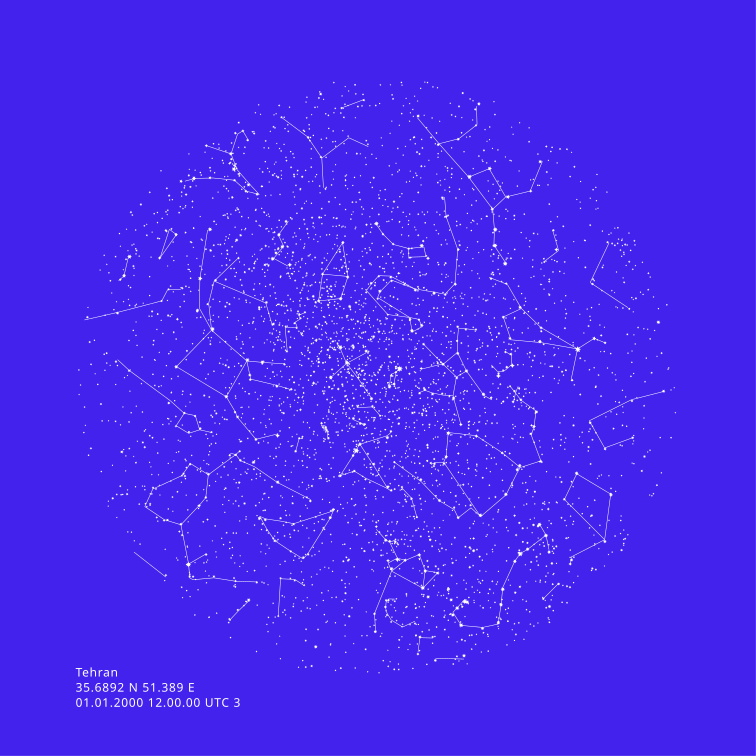

The Python source for this figure:
import os
import svgwrite
import random
import math
import argparse

PATH = os.path.dirname(os.path.abspath(__file__))
############ DEFAULT VALUES AND CONSTS ####################################

font_style = "font-size:12px; letter-spacing:0.7px; font-family:sans-serif; stroke-width:4;"
font_style2 = "font-size:8px; letter-spacing:autopx; font-family:sans-serif; stroke-width:1;"
font_style3 = "font-size:36px; letter-spacing:0; font-family:sans-serif; stroke-width:4;text-align:center;"


background_color = "rgb(0,0,0)"
line_color = "rgb(255,255,255)"
star_color = "rgb(255,255,255)"
constellation_color = "rgb(255,255,255)"

output_file = 'starmap.svg'

#Date & Time
date = '01.01.2000'
time = '12.00.00'
utc = 3
summertime = False

# Coordinates
coord = "35.6892,51.3890"

fullview = False
guides = False
constellation = False
constellationText = False
showDot = False
showStar = False

line1 = ""
line2 = ""
line3 = ""

# placetext for leftdown corner
info = 'Tehran'

# Size of poster in mm
width = 200
height = 275

# empty space in left and right of the starmap
borders = 30


def mm_to_px(mm):
    px = mm*96/25.4
    return px


# Smaller the star bigger the magnitude
magnitude_limit = 6.5
aperture = 0.4

############ STARDATAFILE ################################################

# Stars declination and hour data file "Yale Bright Star Catalog 5"
file1 = os.path.join(PATH, "datafiles/ybsc5.txt")
file2 = os.path.join(PATH,"datafiles/extradata.txt")  # extra star data for magnitude 6,5 and higher
file3 = os.path.join(PATH,"datafiles/constellation_lines.txt")
file4 = os.path.join(PATH,"datafiles/constellation.txt")

data = []
constellation_lines = []
constellation_names = []
constellation_drawing = []


def hours_to_decimal(ra):  # use this for ybsc5

    seconds = float(ra[0:2])*60*60  # hour
    seconds += float(ra[3:5])*60  # minute
    seconds += float(ra[5:7])  # seconds
    degree = seconds*360/(24*60*60)
    return degree


def read_ybsc5():
    global data
    with open(file1, 'rt') as f:
        for line in f:
            # RA,DEC,mag,constellation

            if line[75:83].isspace() is False:
                ra = line[75:77]+'.'+line[77:81]
                ra = hours_to_decimal(ra)
                dec = float(line[83:86]+'.'+line[87:90])
                mag = float(line[103:107])
                constellation = line[11:14]
                greek = line[7:10]
                data.append([ra, dec, mag, constellation, greek])


def read_extra_star_coordinate_file():
    global data
    with open(file2, 'rt') as f:
        for line in f:
            if (',' in line):
                tmp = ([n for n in line.strip().split(',')])
                if float(tmp[2]) > 6.5:
                    tmp[0] = hours_to_decimal(tmp[0])
                    data.append([float(tmp[0]), float(
                        tmp[1]), float(tmp[2]), " ", " "])


def read_constellation_file():
    with open(file3, 'rt') as f:
        for line in f:
            tmp = ([n for n in line.strip().split(' ')])
            tmp[1] = float(tmp[1])*360/24
            tmp[2] = float(tmp[2])
            tmp[3] = float(tmp[3])*360/24
            tmp[4] = float(tmp[4])
            constellation_lines.append(tmp)


def read_constellation_names_file():
    with open(file4, 'rt') as f:
        for line in f:
            tmp = ([n for n in line.strip().split(' ')])
            constellation_names.append(tmp)


############ ARGPARSER ###################################################
parser = argparse.ArgumentParser(description='Generate starmap svg file')
parser.add_argument('-coord', '--coord',
                    help='coordinates in format northern,eastern', default=coord)
parser.add_argument('-time', '--time',
                    help='time in format hour.minute.second', default=time)
parser.add_argument('-date', '--date',
                    help='date in format day.month.year', default=date)
parser.add_argument('-utc', '--utc', nargs='?',
                    help='utc of your location -12 to +12', type=int, default=utc)
parser.add_argument('-magn', '--magn', nargs='?',
                    help='magnitude limit 0.1-12.0', type=float, default=magnitude_limit)

parser.add_argument('-summertime', '--summertime', nargs='?',
                    help='if it is summertime on the date of the starchart', type=bool, default=summertime)
parser.add_argument('-guides', '--guides', nargs='?',
                    help='draw guides True/False', type=bool, default=guides)
parser.add_argument('-constellation', '--constellation', nargs='?',
                    help='show constellation True/False', type=bool, default=constellation)
parser.add_argument(
    '-o', '--output', help='output filename.svg', default='starmap.svg')
parser.add_argument('-width', '--width', nargs='?',
                    help='width in mm', type=int, default=width)
parser.add_argument('-height', '--height', nargs='?',
                    help='height in mm', type=int, default=height)
parser.add_argument('-info', '--info',
                    help='Info text example eame of the place', default=info)

parser.add_argument("-background", "--background", type=str, default=background_color)

parser.add_argument("-constellationText", "--constellationText", type=bool, default=constellationText)
parser.add_argument("-showDot", "--showDot", type=bool, default=showDot)
parser.add_argument("-showStar", "--showStar", type=bool, default=showStar)

parser.add_argument("-line1", "--line1", type=str, default=line1)
parser.add_argument("-line2", "--line2", type=str, default=line2)
parser.add_argument("-line3", "--line3", type=str, default=line3)


args = parser.parse_args()

coord = args.coord
time = args.time
date = args.date
utc = args.utc
info = args.info
output_file = args.output
guides = args.guides
magnitude_limit = args.magn
constellation = args.constellation
summertime = args.summertime

background_color = args.background
background_color = f"rgb({background_color})"

constellationText = args.constellationText
showDot = args.showDot
showStar = args.showStar

line1 = args.line1
line2 = args.line2
line3 = args.line3

height = args.height
width = args.width

# print("coordinates:", coord)
# print("date:", date)
# print("time", time)

#latitude and longitude
northern, eastern = map(float, coord.split(','))

########## DRAWING FUNCTIONS  ###########################################

# Generates random star shape to given coordinate and magnitude and color


def draw_star(x, y, mag, color):

    # randomize the number of points in star
    points = random.randint(4, 8)
    points = points * 2
    angle = 2*math.pi/(points)

    # generate the path
    path = []
    for point in range(0, points, 2):
        # point of star
        path.append(polar_to_cartesian(mag, angle*point, x, y))
        # point between two star points
        path.append(polar_to_cartesian(mag/2, angle*(point+1), x, y))

    # add object to svg
    stars = image.add(image.polygon(
        path, id='star', stroke="none", fill=color))


def draw_dot(x, y, mag, color):
    image.add(image.circle((x, y), mag, id='dot', stroke="none", fill=color))


def draw_line(x0, y0, x1, y1, color):
    image.add(image.line((x0, y0), (x1, y1), id='line',
              stroke=color, stroke_width="0.5"))


########## TIME CALCULATION  ###########################################

# date to days
def date_and_time_to_rad(date, time):

    # J2000 Epoch 01.01.2000 12.00.00
    epochyear = 2000.0
    epochhour = 12.0

    calculation_mistake = -5.1

    days_in_year = 365.2425
    months = [31, 28, 31, 30, 31, 30, 31, 31, 30,
              31, 30, 31]  # Array of days in months

    year = int(date[6:10])
    month = int(date[3:5])
    day = int(date[0:2])
    hour = float(time[0:2])
    minute = float(time[3:5])
    second = float(time[6:8])

    # years to days
    daycounter = (year-epochyear)*days_in_year
    # month to days
    daycounter += sum(months[0:month-1])
    # days
    daycounter += day-1

    secondcounter = (hour - epochhour + calculation_mistake)*60*60
    secondcounter += minute*60
    secondcounter += second

    # Summertime
    if(summertime):
        secondcounter -= (60*60)

    # UTC
    secondcounter -= (60*60*utc)

    # calculate degree from days
    degree = -((daycounter)*360.0/days_in_year) % 360

    # calculate degree from seconds
    degree -= ((secondcounter)*360/(24*60*60)) % 360

    return math.radians(degree)


########## GEOMETRY CALCULATION  ###########################################

# change polar coordinates to cartesian coordinates
def polar_to_cartesian(radius, angle, centerx, centery):
    return [centerx + radius*math.cos(angle), centery + radius*math.sin(angle)]


def angle_between(north, east, dec_angle, ra_angle):
    delta_ra = ra_angle - east
    rad = math.acos(math.cos(delta_ra)*math.cos(north) *
                    math.cos(dec_angle) + math.sin(north)*math.sin(dec_angle))
    return rad


def right_ascension_to_rad(ra):
    return math.radians(float(ra))


def declination_to_rad(dec):
    return math.radians(float(dec))


########## PROJECTIONS  ######################################################

def stereographic(latitude0, longitude0, latitude, longitude, R):
    # http://mathworld.wolfram.com/StereographicProjection.html
    k = (2*R)/(1 + math.sin(latitude0)*math.sin(latitude) +
               math.cos(latitude0)*math.cos(latitude)*math.cos(longitude-longitude0))
    x = k * math.cos(latitude) * math.sin(longitude-longitude0)
    y = k * (math.cos(latitude0)*math.sin(latitude) - math.sin(latitude0)
             * math.cos(latitude)*math.cos(longitude-longitude0))

    return x, y

########## STAR AND GUIDE GENERATION  ########################################


def generate_starmap(northern_N, eastern_E, date, time):

    # counter of stars drawn
    counter = 0

    N = math.radians(northern_N)
    E = math.radians(eastern_E)

    raddatetime = date_and_time_to_rad(date, time)
    read_constellation_names_file()

    if(guides is True):
        draw_guides = []

        for degrees in range(-3, 3):
            for lines in range(0, 360):
                draw_guides.append([degrees*30, lines])

        for hours in range(0, 24):
            for lines in range(-160, 160):
                draw_guides.append([lines/2.0, hours/24*360])

        for line in draw_guides:

            ascension = right_ascension_to_rad(line[1])+raddatetime
            declination = declination_to_rad(line[0])

            # magnitude of dot
            brightness = 1.1

            angle_from_viewpoint = angle_between(N, E, declination, ascension)
            x, y = stereographic(N, E, declination, ascension, width-(borders))

            # draw guides inside half sphere
            if ((angle_from_viewpoint <= math.radians(89)) or fullview):
                draw_dot(half_x-x, half_y-y, brightness*aperture, line_color)
                # if(line[0] == 30 and line[1] % 1 == 0):
                # 	image.add(image.text(str(line[1]), insert=(half_x-x,half_y-y), fill=line_color, style=font_style2))

    for line in data:
        if(line[2] < magnitude_limit):

            # star position from datafile
            ascension = right_ascension_to_rad(line[0])+raddatetime
            declination = declination_to_rad(line[1])

            x, y = stereographic(N, E, declination, ascension, width-(borders))

            angle_from_viewpoint = angle_between(N, E, declination, ascension)

            # size of the star in image
            magn = float(line[2])
            if(magn > 7.0):
                magn = 7.0
            brightness = 8-magn

            # draw only stars that are inside half sphere
            if ((angle_from_viewpoint <= math.radians(90)) or fullview):
                if (brightness < 2):
                    if showDot:
                        draw_dot(half_x-x, half_y-y,
                             brightness*aperture, star_color)
                else:
                    if showStar:
                        draw_star(half_x-x, half_y-y,
                              brightness*aperture, star_color)

                if(constellation is True):
                    if(line[4].isspace() is False and magn < 3):
                        for item in constellation_names:
                            for name in item:
                                if(name.strip().lower() == line[3].strip().lower() and not line[3].strip().lower() in constellation_drawing):
                                    constellation_drawing.append(
                                        name.strip().lower())
                                    if constellationText:
                                        # constellation names will draw here
                                        image.add(image.text(item[1], insert=(
                                            half_x-x+3, half_y-y+3), fill=line_color, style=font_style2))
            counter += 1
            if counter % 1000 == 0:
                # print(counter)
                pass


def generate_constellations(northern_N, eastern_E, date, time):
    N = math.radians(northern_N)
    E = math.radians(eastern_E)

    raddatetime = date_and_time_to_rad(date, time)

    for line in constellation_lines:
        ascension0 = right_ascension_to_rad(line[1])+raddatetime
        declination0 = declination_to_rad(line[2])
        x0, y0 = stereographic(N, E, declination0, ascension0, width-(borders))

        ascension1 = right_ascension_to_rad(line[3])+raddatetime
        declination1 = declination_to_rad(line[4])
        x1, y1 = stereographic(N, E, declination1, ascension1, width-(borders))

        angle_from_viewpoint1 = angle_between(N, E, declination0, ascension0)
        angle_from_viewpoint2 = angle_between(N, E, declination1, ascension1)

        if ((angle_from_viewpoint1 <= math.radians(90)) and (angle_from_viewpoint2 <= math.radians(90)) or fullview):
            draw_line(half_x-x0, half_y-y0, half_x-x1, half_y-y1, line_color)

########## GENERATE SVG  ###########################################


if __name__ == '__main__':

    read_ybsc5()
    read_extra_star_coordinate_file()
    read_constellation_file()

    half_x = mm_to_px(width/2)
    half_y = mm_to_px(height-height+110)

    # Svgfile
    image = svgwrite.Drawing(output_file, size=(
        str(width)+'mm', str(height)+'mm'))

    # Background
    image.add(image.rect(insert=(0, 0), size=('100%', '100%'),
              rx=None, ry=None, fill=background_color))

    # Stars generation
    generate_starmap(northern, eastern, date, time)
    if constellation:
        generate_constellations(northern, eastern, date, time)

    # Custom User Text
    image.add(image.text(line1, insert=("60mm", str(height-60)+"mm"), fill=line_color, style=font_style3))
    image.add(image.text(line2, insert=("60mm", str(height-45)+"mm"), fill=line_color, style=font_style3))
    image.add(image.text(line3, insert=("60mm", str(height-30)+"mm"), fill=line_color, style=font_style3))

    # Text in bottom corner
    image.add(image.text(info, insert=("20mm", str(height-18)+'mm'),
              fill=line_color, style=font_style))
    image.add(image.text(str(northern)+" N "+str(eastern)+" E ",
              insert=("20mm", str(height-14)+'mm'), fill=line_color, style=font_style))
    image.add(image.text(date + " " + time + " UTC " + str(utc),
              insert=("20mm", str(height-10)+'mm'), fill=line_color, style=font_style))

    image.save()
    # print(output_file, " generated")
